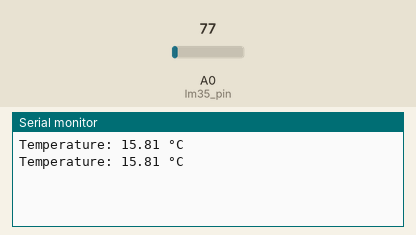
This sketch was run on a simulated ESP8266 (NodeMCU). Parts: the last lines printed to the serial monitor. Inputs (shaded band) come from the test bench; at power-on: A0 (lm35_pin) = 77.

Above: at 5.8 s.
5.9 s: A0 (lm35_pin) set to 92
At 10.7 s:
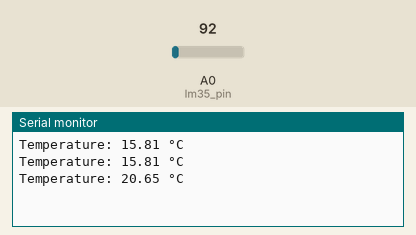
11.9 s: A0 (lm35_pin) set to 107
At 15.7 s:
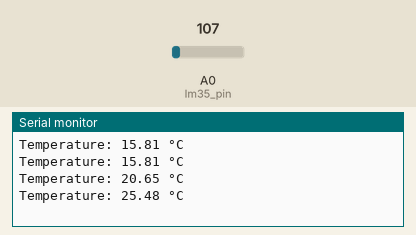
Timing chart, 0 to 17.2 s (numbered marks = the images above; inputs shaded):
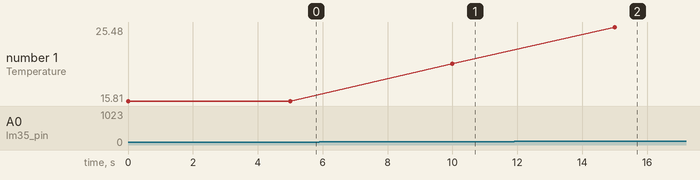

Measured:
- after the input at 5.9 s, the serial monitor: prints a new line after 4.1 s (image 1)
- after the input at 11.9 s, the serial monitor: prints a new line after 3.1 s (image 2)
- plotted number 1: 15.81 → 20.65 after the input at 5.9 s, 20.65 → 25.48 after the input at 11.9 s

The sketch:

LM35.ino
```cpp
#include <ESP8266WiFi.h>
// Define LM35 pin
const int lm35_pin = A0; //Analog pin A0 on NodeMCU

void setup() {
  Serial.begin(9600);
}

void loop() {
  float temperature = readTemperature();
  Serial.print("Temperature: ");
  Serial.print(temperature);
  Serial.println(" °C");
  delay(5000); // Read temperature every 5 seconds
}

float readTemperature() {
  int adc_value = analogRead(lm35_pin); // Read ADC value
  float temperature = (adc_value * 3.3 / 1024) * 100; // Convert ADC value to temperature in Celsius
  return temperature-9;
}
```
